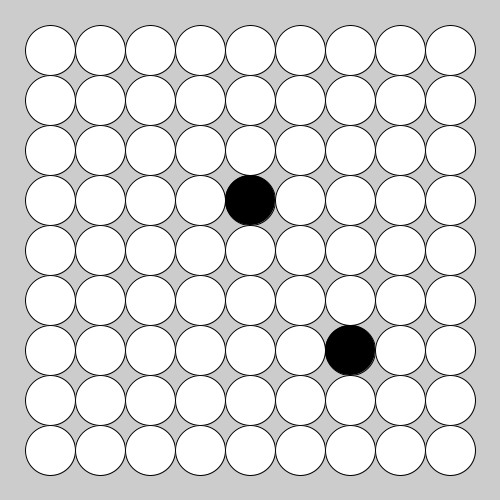
Frame 1 (no input)
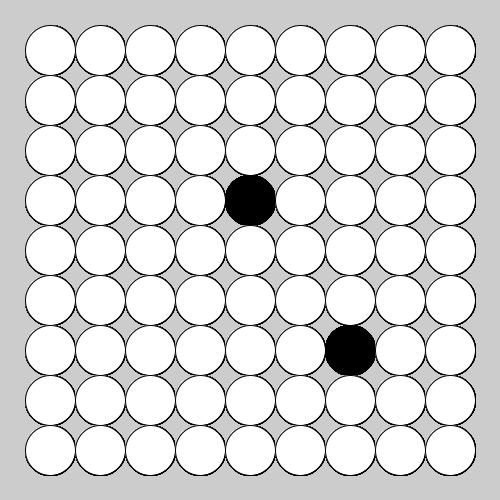
Frame 60 (the mouse pressed at the canvas centre just before this capture)
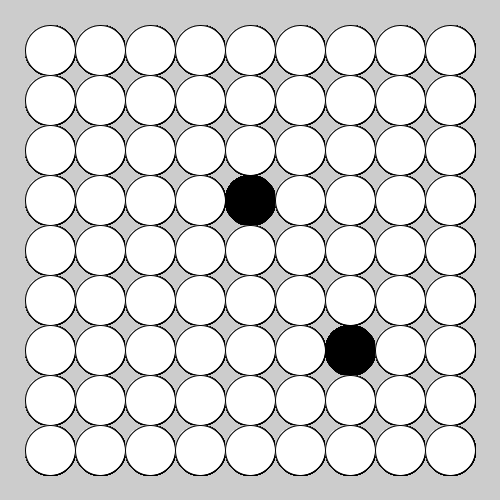
Frame 120 (the mouse held since frame 60 and released just before this capture)

The Processing sketch that drew these frames (run headless with seeded random() and noise(); from frame 60 on, the mouse is pressed at the canvas centre):

// Processing sketch: week04_go_2
// ── week04_go_2.pde
void setup(){
  size(500,500);
}
int [][]go={
  {0,0,0,0,0,0,0,0,0},
  {0,0,0,0,0,0,0,0,0},
  {0,0,0,0,0,0,0,0,0},
  {0,0,0,0,0,0,0,0,0},
  {0,0,0,1,0,0,0,0,0},
  {0,0,0,0,0,0,0,0,0},
  {0,0,0,0,0,0,1,0,0},
  {0,0,0,0,0,0,0,0,0},
  {0,0,0,0,0,0,0,0,0}
};
void draw(){
  for(int x=0;x<9;x++){
    for(int y=0;y<9;y++){
      if(go[x][y]==1){
        fill(#000000);
      }else{
        fill(#FFFFFF);
      }
      ellipse(50+x*50,50+y*50,50,50);
    }
  }
}
